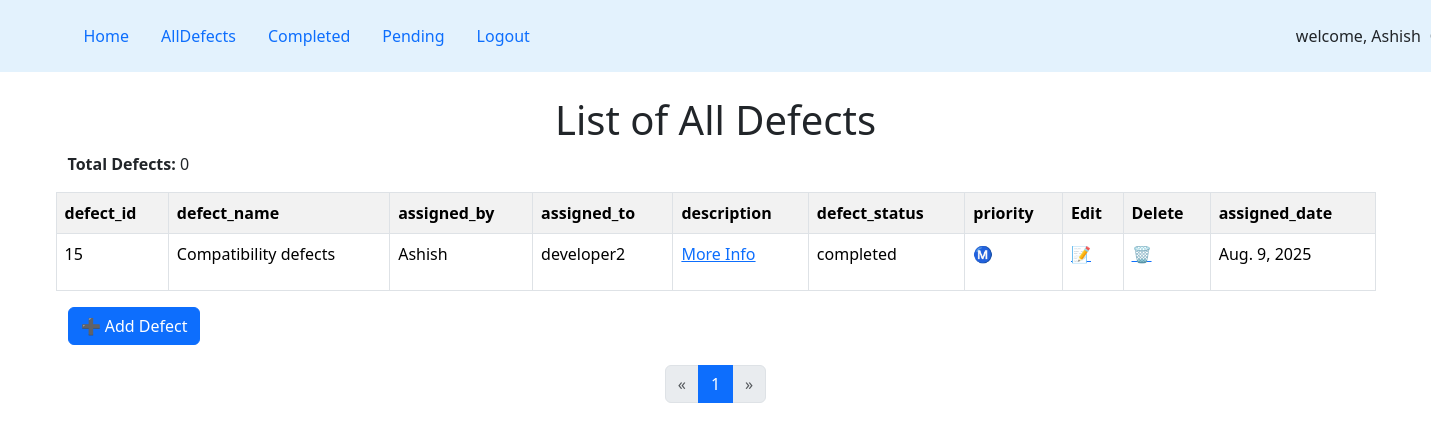
The page /defects/completed (signed in) on the database its author committed.
### defects/models.py (models this page shows, shortened)
class Defects_details(models.Model):
    defect_id = models.CharField(max_length=100)
    defect_name = models.CharField(max_length=100)
    assigned_by = models.ForeignKey(User, on_delete=models.CASCADE, related_name='assigned_defects')
    assigned_to = models.ForeignKey(User, on_delete=models.CASCADE, related_name='received_defects')
    description = models.TextField()
    defect_status = models.CharField(max_length=100)
    priority = models.CharField(max_length=100)
    assigned_date = models.DateField(auto_now_add=True)

### defects/views.py (the view)
# urls.py: path("completed",views.completed,name='completed'),
@login_required(login_url='login')
def completed(request):
    data = Defects_details.objects.filter(defect_status='completed')
    defects = Defects_details.objects.filter(assigned_to=request.user)
    total_defects = defects.filter(defect_status="completed").count()
    paginator = Paginator(data,4)
    page_name = request.GET.get('pg')
    data = paginator.get_page(page_name)
    try:
        test = testers.objects.get(tester_name=request.user)
    except testers.DoesNotExist:
        test = None
    context = {
        'data':data,
        'test':test,
        'total_defects':total_defects
    }
    return render(request,'defects/completed.html',context)

### templates/defects/completed.html
{% extends 'defects/base.html' %}
{% block content %}
    <div class="container">
        <div class="jumbotron">
            <h1 style="text-align: center;">List of All Defects</h1>
            <p><strong>Total Defects:</strong> {{ total_defects }}</p>
            <div class="row">
            <table class="table table-bordered table-striped table-hover">
                <tr>
                    <th>defect_id</th>
                    <th>defect_name</th>
                    <th>assigned_by</th>
                    <th>assigned_to</th>
                    <th>description</th>
                    <th>defect_status</th>
                    <th>priority</th>
                    {% if test.is_admin == True %}
                        <th>Edit</th>
                        <th>Delete</th>
                    {% endif %}
                    <th>assigned_date</th>
                </tr>
                {% for i in data %}
                <tr>
                    <td>{{ i.defect_id }}</td>
                    <td>{{ i.defect_name }}</td>
                    <td>{{ i.assigned_by }}</td>
                    <td>{{ i.assigned_to }}</td>
                    <td><a href="{{i.id}}">More Info</a></td>
                    <td>{{ i.defect_status }}</td>
                    <td>
                    {% if i.priority == 'High' %}
                        <p>🔔</p>
                    {% elif i.priority == 'Medium' %}
                        <p>Ⓜ️</p>
                    {% else %}
                        <p>😴</p>
                    {% endif %}
                    </td>
                    {% if test.is_admin == True %}
                        <td><a href="{% url 'edit' i.id %}">📝</a></td>
                        <td><a href="{% url 'delete' i.id %}" onclick="return confirm('Are you sure you want to delete this defect?');">🗑️</a></td>
                        {% endif %}
                    <td>{{ i.assigned_date }}</td>
                </tr>
                {% endfor %}
            </table>
            {% if test.is_admin == True %}
            <div style="text-align: left; margin-bottom: 20px;">
                <a href="{% url 'add' %}" class="btn btn-primary">➕ Add Defect</a>
            </div>
        {% endif %}
        </div>
        </div>
    </div>
<nav aria-label="Page navigation example">
  <ul class="pagination justify-content-center">
    {% if data.has_previous %}
      <li class="page-item">
        <a class="page-link" href="?pg={{ data.previous_page_number }}" aria-label="Previous">
          <span aria-hidden="true">&laquo;</span>
        </a>
      </li>
    {% else %}
      <li class="page-item disabled"><span class="page-link">&laquo;</span></li>
    {% endif %}
    {% for page_num in data.paginator.page_range %}
      <li class="page-item {% if page_num == data.number %}active{% endif %}">
        <a class="page-link" href="?pg={{ page_num }}">{{ page_num }}</a>
      </li>
    {% endfor %}
    {% if data.has_next %}
      <li class="page-item">
        <a class="page-link" href="?pg={{ data.next_page_number }}" aria-label="Next">
          <span aria-hidden="true">&raquo;</span>
        </a>
      </li>
    {% else %}
      <li class="page-item disabled"><span class="page-link">&raquo;</span></li>
    {% endif %}
  </ul>
</nav>
{% endblock %}

### templates/defects/base.html (shortened to what this page needs)
<!DOCTYPE html>
<html lang="en">
    {% load crispy_forms_tags %}
<head>
    <link href="https://cdn.jsdelivr.net/npm/bootstrap@5.3.7/dist/css/bootstrap.min.css" rel="stylesheet">
    <link rel="stylesheet" href="https://cdn.jsdelivr.net/npm/bootstrap-icons@1.13.1/font/bootstrap-icons.min.css">
</head>
<body>
    <nav class="navbar" style="background-color: #e3f2fd;" data-bs-theme="light">
        <div class="container">
            <ul class="nav navbar">
                <li class="nav-item"><a class="nav-link" href="{% url 'home' %}">Home</a></li>
                <li class="nav-item"><a class="nav-link" href="{% url 'alldefects' %}">AllDefects</a></li>
                <li class="nav-item"><a class="nav-link" href="{% url 'completed' %}">Completed</a></li>
                <li class="nav-item"><a class="nav-link" href="{% url 'pending' %}">Pending</a></li>
                <li class="nav-item"><a class="nav-link" href="{% url 'logout' %}">Logout</a></li>
                <li class="nav-item" style="position: relative; left:750px" >  welcome, {{user.username}}</li>
            </ul>
        </div>
    </nav>
    <br>
{% block content %}
{% endblock %}
</body>
</html>

### rows shown on the page
Defects_details: defect_id "15", defect_name "Compatibility defects", assigned_by "Ashish", assigned_to "developer2", defect_status "completed", assigned_date "Aug. 9, 2025"

### other values the page prints
{{ user.username }} "Ashish"
{{ total_defects }} "0"
{{ page_num }} "1"
